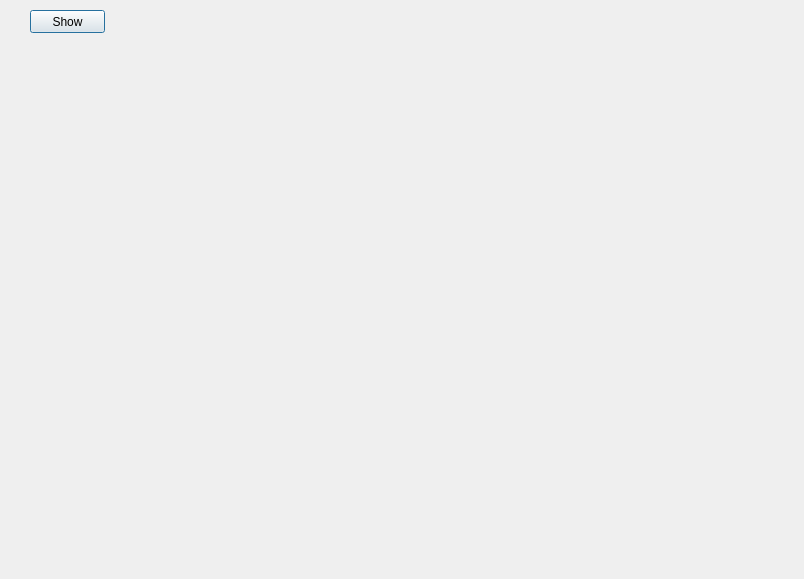
<?xml version="1.0" encoding="UTF-8"?>
<ui version="4.0">
 <class>Dialog</class>
 <widget class="QDialog" name="Dialog">
  <property name="geometry">
   <rect>
    <x>0</x>
    <y>0</y>
    <width>804</width>
    <height>579</height>
   </rect>
  </property>
  <property name="windowTitle">
   <string>Dialog</string>
  </property>
  <widget class="QWidget" name="gridLayoutWidget">
   <property name="geometry">
    <rect>
     <x>29</x>
     <y>39</y>
     <width>761</width>
     <height>511</height>
    </rect>
   </property>
   <layout class="QGridLayout" name="gridLayout">
    <item row="0" column="0">
     <widget class="QLabel" name="imageLabel">
      <property name="text">
       <string/>
      </property>
     </widget>
    </item>
   </layout>
  </widget>
  <widget class="QPushButton" name="show_plot">
   <property name="geometry">
    <rect>
     <x>30</x>
     <y>10</y>
     <width>75</width>
     <height>23</height>
    </rect>
   </property>
   <property name="text">
    <string>Show</string>
   </property>
  </widget>
 </widget>
 <resources/>
 <connections/>
</ui>
